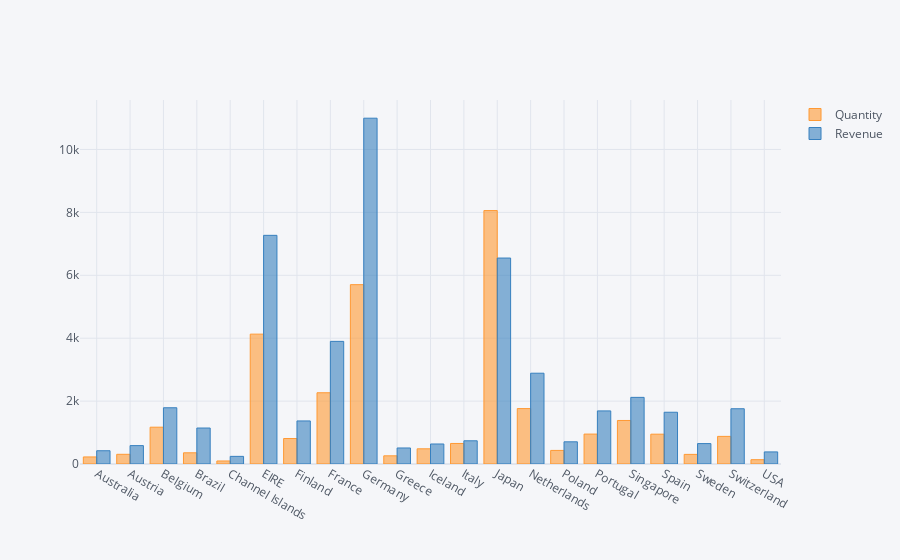

Source (notebook cell):
### Code cell
pt.iplot(kind = "bar")

### Figure 1 — Plotly figure (JSON) as saved in the notebook; plotly's stock layout.template omitted (floating-point values rounded to 4 significant figures)
{"data": [{"marker": {"color": "rgba(255, 153, 51, 0.6)", "line": {"color": "rgba(255, 153, 51, 1.0)", "width": 1}}, "name": "Quantity", "orientation": "v", "text": "", "type": "bar", "x": ["Australia", "Austria", "Belgium", "Brazil", "Channel Islands", "EIRE", "Finland", "France", "Germany", "Greece", "Iceland", "Italy", "Japan", "Netherlands", "Poland", "Portugal", "Singapore", "Spain", "Sweden", "Switzerland", "USA"], "y": [224, 308, 1170, 356, 96, 4129, 810, 2265, 5702, 260, 483, 653, 8058, 1762, 432, 951, 1384, 948, 306, 878, 137]}, {"marker": {"color": "rgba(55, 128, 191, 0.6)", "line": {"color": "rgba(55, 128, 191, 1.0)", "width": 1}}, "name": "Revenue", "orientation": "v", "text": "", "type": "bar", "x": ["Australia", "Austria", "Belgium", "Brazil", "Channel Islands", "EIRE", "Finland", "France", "Germany", "Greece", "Iceland", "Italy", "Japan", "Netherlands", "Poland", "Portugal", "Singapore", "Spain", "Sweden", "Switzerland", "USA"], "y": [421.6, 584.8, 1788.0, 1144.0, 243.0, 7270.0, 1369.0, 3899.0, 10990.0, 509.7, 636.2, 737.8, 6549.0, 2887.0, 705.8, 1688.0, 2119.0, 1646.0, 649.1, 1757.0, 383.9]}], "layout": {"legend": {"bgcolor": "#F5F6F9", "font": {"color": "#4D5663"}}, "paper_bgcolor": "#F5F6F9", "plot_bgcolor": "#F5F6F9", "title": {"font": {"color": "#4D5663"}}, "xaxis": {"gridcolor": "#E1E5ED", "showgrid": true, "tickfont": {"color": "#4D5663"}, "title": {"font": {"color": "#4D5663"}, "text": ""}, "zerolinecolor": "#E1E5ED"}, "yaxis": {"gridcolor": "#E1E5ED", "showgrid": true, "tickfont": {"color": "#4D5663"}, "title": {"font": {"color": "#4D5663"}, "text": ""}, "zerolinecolor": "#E1E5ED"}}}
